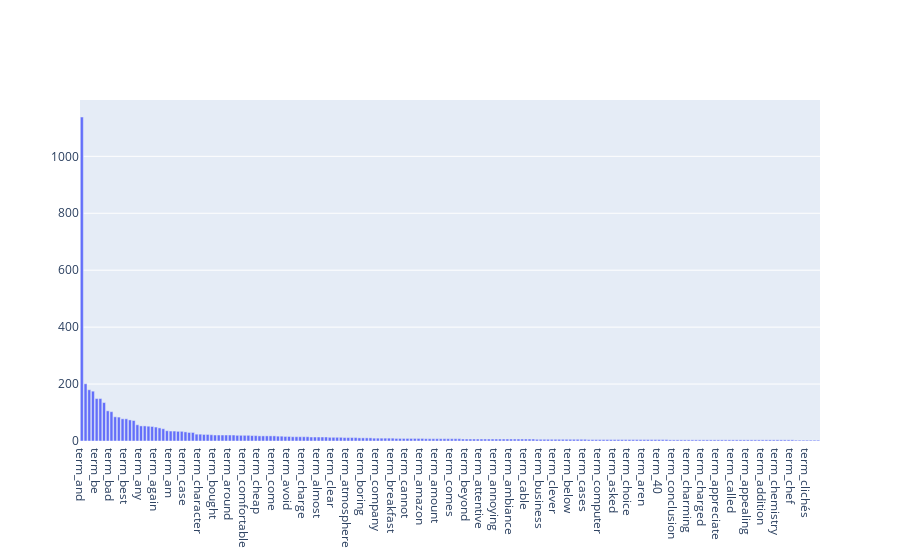

Notebook code for this chart:
### Code cell
dataframes = pd.DataFrame({'terms': count_vect_my.get_feature_names()[0:1000], 'counts': term_frequencies[0:1000]})

# sorting by counting
sorted_dataframes = dataframes.sort_values(by = 'counts', ascending = False)

sorted_sample = sorted_dataframes[0:200]

# define x and y terms
x = ["term_" + str(i) for i in sorted_sample['terms']]

y = sorted_sample['counts']

# ploting
pics = [go.Bar(
            x = x,
            y = y   
            )]

plotly.offline.iplot(pics)

### Figure 1 — Plotly figure (JSON) as saved in the notebook; plotly's stock layout.template omitted (floating-point values rounded to 4 significant figures; data arrays with more than 128 entries replaced by an {"elided": "..."} marker saying what was removed)
{"data": [{"type": "bar", "x": {"elided": "200 str values"}, "y": {"elided": "200 int values"}}], "layout": {}}
